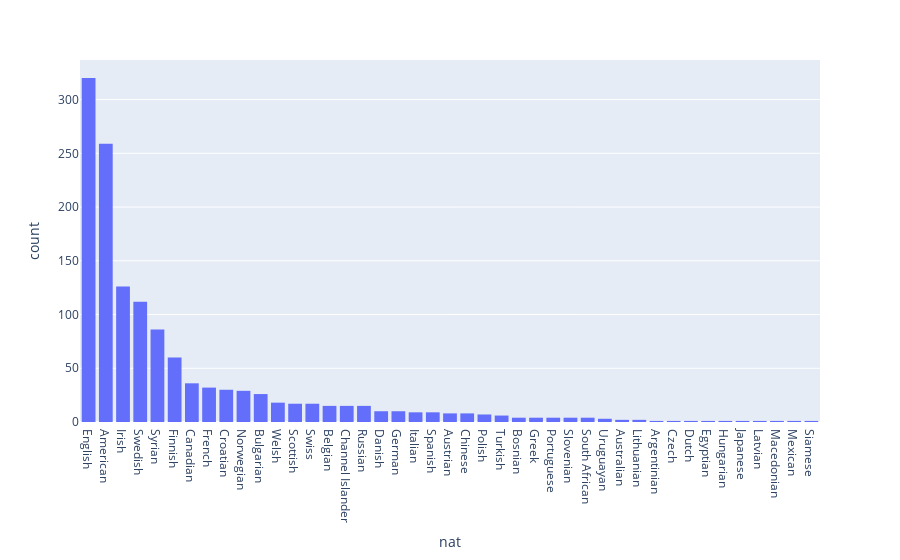

Notebook cell for this chart:
### Code cell
import plotly.express as px


fig = px.histogram(df, x="nat").update_xaxes(categoryorder='total descending')
fig.show()

### Figure 1 — Plotly figure (JSON) as saved in the notebook; plotly's stock layout.template omitted (floating-point values rounded to 4 significant figures; data arrays with more than 128 entries replaced by an {"elided": "..."} marker saying what was removed)
{"data": [{"alignmentgroup": "True", "bingroup": "x", "hoverlabel": {"namelength": 0}, "hovertemplate": "nat=%{x}<br>count=%{y}", "legendgroup": "", "marker": {"color": "#636efa"}, "name": "", "offsetgroup": "", "orientation": "v", "showlegend": false, "type": "histogram", "x": {"elided": "1317 str values"}, "xaxis": "x", "yaxis": "y"}], "layout": {"barmode": "relative", "legend": {"tracegroupgap": 0}, "margin": {"t": 60}, "xaxis": {"anchor": "y", "categoryorder": "total descending", "domain": [0, 1], "title": {"text": "nat"}}, "yaxis": {"anchor": "x", "domain": [0, 1], "title": {"text": "count"}}}}
